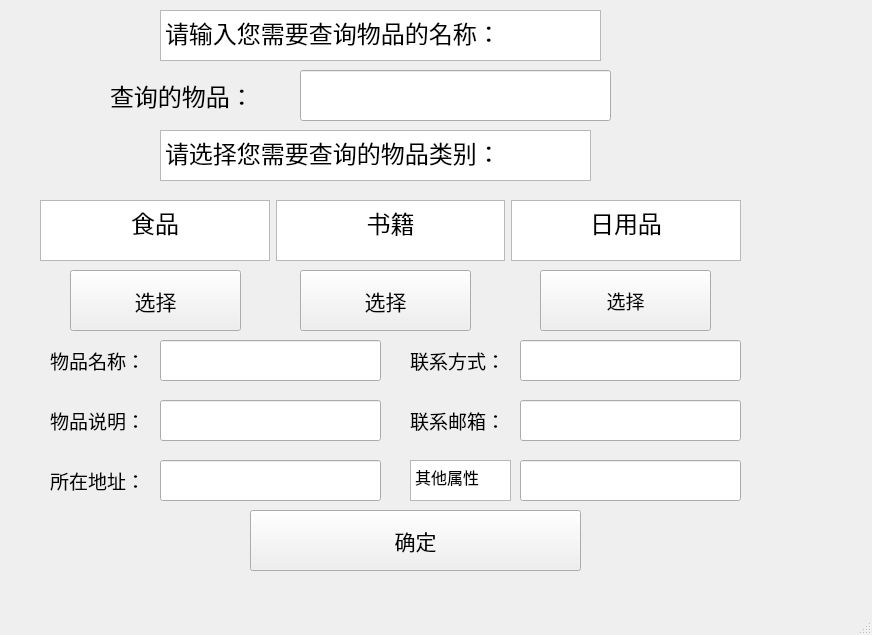
<?xml version="1.0" encoding="UTF-8"?>
<ui version="4.0">
 <class>SEARCH_ITEM</class>
 <widget class="QMainWindow" name="SEARCH_ITEM">
  <property name="geometry">
   <rect>
    <x>0</x>
    <y>0</y>
    <width>872</width>
    <height>635</height>
   </rect>
  </property>
  <property name="windowTitle">
   <string>MainWindow</string>
  </property>
  <widget class="QWidget" name="centralwidget">
   <widget class="QTextBrowser" name="textBrowser">
    <property name="geometry">
     <rect>
      <x>160</x>
      <y>130</y>
      <width>431</width>
      <height>51</height>
     </rect>
    </property>
    <property name="html">
     <string>&lt;!DOCTYPE HTML PUBLIC &quot;-//W3C//DTD HTML 4.0//EN&quot; &quot;http://www.w3.org/TR/REC-html40/strict.dtd&quot;&gt;
&lt;html&gt;&lt;head&gt;&lt;meta name=&quot;qrichtext&quot; content=&quot;1&quot; /&gt;&lt;style type=&quot;text/css&quot;&gt;
p, li { white-space: pre-wrap; }
&lt;/style&gt;&lt;/head&gt;&lt;body style=&quot; font-family:'SimSun'; font-size:9pt; font-weight:400; font-style:normal;&quot;&gt;
&lt;p style=&quot; margin-top:0px; margin-bottom:0px; margin-left:0px; margin-right:0px; -qt-block-indent:0; text-indent:0px;&quot;&gt;&lt;span style=&quot; font-size:18pt;&quot;&gt;请选择您需要查询的物品类别：&lt;/span&gt;&lt;/p&gt;&lt;/body&gt;&lt;/html&gt;</string>
    </property>
   </widget>
   <widget class="QWidget" name="layoutWidget">
    <property name="geometry">
     <rect>
      <x>40</x>
      <y>200</y>
      <width>701</width>
      <height>61</height>
     </rect>
    </property>
    <layout class="QHBoxLayout" name="horizontalLayout_2">
     <item>
      <widget class="QTextBrowser" name="K1">
       <property name="html">
        <string>&lt;!DOCTYPE HTML PUBLIC &quot;-//W3C//DTD HTML 4.0//EN&quot; &quot;http://www.w3.org/TR/REC-html40/strict.dtd&quot;&gt;
&lt;html&gt;&lt;head&gt;&lt;meta name=&quot;qrichtext&quot; content=&quot;1&quot; /&gt;&lt;style type=&quot;text/css&quot;&gt;
p, li { white-space: pre-wrap; }
&lt;/style&gt;&lt;/head&gt;&lt;body style=&quot; font-family:'SimSun'; font-size:9pt; font-weight:400; font-style:normal;&quot;&gt;
&lt;p align=&quot;center&quot; style=&quot; margin-top:0px; margin-bottom:0px; margin-left:0px; margin-right:0px; -qt-block-indent:0; text-indent:0px;&quot;&gt;&lt;span style=&quot; font-size:18pt;&quot;&gt;食品&lt;/span&gt;&lt;/p&gt;&lt;/body&gt;&lt;/html&gt;</string>
       </property>
      </widget>
     </item>
     <item>
      <widget class="QTextBrowser" name="K2">
       <property name="html">
        <string>&lt;!DOCTYPE HTML PUBLIC &quot;-//W3C//DTD HTML 4.0//EN&quot; &quot;http://www.w3.org/TR/REC-html40/strict.dtd&quot;&gt;
&lt;html&gt;&lt;head&gt;&lt;meta name=&quot;qrichtext&quot; content=&quot;1&quot; /&gt;&lt;style type=&quot;text/css&quot;&gt;
p, li { white-space: pre-wrap; }
&lt;/style&gt;&lt;/head&gt;&lt;body style=&quot; font-family:'SimSun'; font-size:9pt; font-weight:400; font-style:normal;&quot;&gt;
&lt;p align=&quot;center&quot; style=&quot; margin-top:0px; margin-bottom:0px; margin-left:0px; margin-right:0px; -qt-block-indent:0; text-indent:0px;&quot;&gt;&lt;span style=&quot; font-size:18pt;&quot;&gt;书籍&lt;/span&gt;&lt;/p&gt;&lt;/body&gt;&lt;/html&gt;</string>
       </property>
      </widget>
     </item>
     <item>
      <widget class="QTextBrowser" name="K3">
       <property name="html">
        <string>&lt;!DOCTYPE HTML PUBLIC &quot;-//W3C//DTD HTML 4.0//EN&quot; &quot;http://www.w3.org/TR/REC-html40/strict.dtd&quot;&gt;
&lt;html&gt;&lt;head&gt;&lt;meta name=&quot;qrichtext&quot; content=&quot;1&quot; /&gt;&lt;style type=&quot;text/css&quot;&gt;
p, li { white-space: pre-wrap; }
&lt;/style&gt;&lt;/head&gt;&lt;body style=&quot; font-family:'SimSun'; font-size:9pt; font-weight:400; font-style:normal;&quot;&gt;
&lt;p align=&quot;center&quot; style=&quot; margin-top:0px; margin-bottom:0px; margin-left:0px; margin-right:0px; -qt-block-indent:0; text-indent:0px;&quot;&gt;&lt;span style=&quot; font-size:18pt;&quot;&gt;日用品&lt;/span&gt;&lt;/p&gt;&lt;/body&gt;&lt;/html&gt;</string>
       </property>
      </widget>
     </item>
    </layout>
   </widget>
   <widget class="QLineEdit" name="name">
    <property name="geometry">
     <rect>
      <x>300</x>
      <y>70</y>
      <width>311</width>
      <height>51</height>
     </rect>
    </property>
    <property name="text">
     <string/>
    </property>
   </widget>
   <widget class="QTextBrowser" name="textBrowser_6">
    <property name="geometry">
     <rect>
      <x>160</x>
      <y>10</y>
      <width>441</width>
      <height>51</height>
     </rect>
    </property>
    <property name="html">
     <string>&lt;!DOCTYPE HTML PUBLIC &quot;-//W3C//DTD HTML 4.0//EN&quot; &quot;http://www.w3.org/TR/REC-html40/strict.dtd&quot;&gt;
&lt;html&gt;&lt;head&gt;&lt;meta name=&quot;qrichtext&quot; content=&quot;1&quot; /&gt;&lt;style type=&quot;text/css&quot;&gt;
p, li { white-space: pre-wrap; }
&lt;/style&gt;&lt;/head&gt;&lt;body style=&quot; font-family:'SimSun'; font-size:9pt; font-weight:400; font-style:normal;&quot;&gt;
&lt;p style=&quot; margin-top:0px; margin-bottom:0px; margin-left:0px; margin-right:0px; -qt-block-indent:0; text-indent:0px;&quot;&gt;&lt;span style=&quot; font-size:18pt;&quot;&gt;请输入您需要查询物品的名称：&lt;/span&gt;&lt;/p&gt;&lt;/body&gt;&lt;/html&gt;</string>
    </property>
   </widget>
   <widget class="QLabel" name="label">
    <property name="geometry">
     <rect>
      <x>110</x>
      <y>70</y>
      <width>161</width>
      <height>51</height>
     </rect>
    </property>
    <property name="font">
     <font>
      <family>Arial</family>
      <pointsize>18</pointsize>
     </font>
    </property>
    <property name="text">
     <string>查询的物品：</string>
    </property>
   </widget>
   <widget class="QPushButton" name="B1">
    <property name="geometry">
     <rect>
      <x>70</x>
      <y>270</y>
      <width>171</width>
      <height>61</height>
     </rect>
    </property>
    <property name="font">
     <font>
      <family>Arial</family>
      <pointsize>16</pointsize>
     </font>
    </property>
    <property name="text">
     <string>选择</string>
    </property>
   </widget>
   <widget class="QPushButton" name="B2">
    <property name="geometry">
     <rect>
      <x>300</x>
      <y>270</y>
      <width>171</width>
      <height>61</height>
     </rect>
    </property>
    <property name="font">
     <font>
      <family>Arial</family>
      <pointsize>16</pointsize>
     </font>
    </property>
    <property name="text">
     <string>选择</string>
    </property>
   </widget>
   <widget class="QPushButton" name="B3">
    <property name="geometry">
     <rect>
      <x>540</x>
      <y>270</y>
      <width>171</width>
      <height>61</height>
     </rect>
    </property>
    <property name="font">
     <font>
      <family>Arial</family>
      <pointsize>14</pointsize>
     </font>
    </property>
    <property name="text">
     <string>选择</string>
    </property>
   </widget>
   <widget class="QLineEdit" name="P3">
    <property name="geometry">
     <rect>
      <x>160</x>
      <y>460</y>
      <width>221</width>
      <height>41</height>
     </rect>
    </property>
   </widget>
   <widget class="QLineEdit" name="P2">
    <property name="geometry">
     <rect>
      <x>160</x>
      <y>400</y>
      <width>221</width>
      <height>41</height>
     </rect>
    </property>
   </widget>
   <widget class="QLabel" name="label_2">
    <property name="geometry">
     <rect>
      <x>50</x>
      <y>410</y>
      <width>101</width>
      <height>21</height>
     </rect>
    </property>
    <property name="font">
     <font>
      <family>Arial</family>
      <pointsize>14</pointsize>
     </font>
    </property>
    <property name="text">
     <string>物品说明：</string>
    </property>
   </widget>
   <widget class="QLabel" name="label_4">
    <property name="geometry">
     <rect>
      <x>410</x>
      <y>350</y>
      <width>101</width>
      <height>21</height>
     </rect>
    </property>
    <property name="font">
     <font>
      <family>Arial</family>
      <pointsize>14</pointsize>
     </font>
    </property>
    <property name="text">
     <string>联系方式：</string>
    </property>
   </widget>
   <widget class="QLabel" name="label_5">
    <property name="geometry">
     <rect>
      <x>410</x>
      <y>410</y>
      <width>101</width>
      <height>21</height>
     </rect>
    </property>
    <property name="font">
     <font>
      <family>Arial</family>
      <pointsize>14</pointsize>
     </font>
    </property>
    <property name="text">
     <string>联系邮箱：</string>
    </property>
   </widget>
   <widget class="QLineEdit" name="P1">
    <property name="geometry">
     <rect>
      <x>160</x>
      <y>340</y>
      <width>221</width>
      <height>41</height>
     </rect>
    </property>
   </widget>
   <widget class="QLineEdit" name="P6">
    <property name="geometry">
     <rect>
      <x>520</x>
      <y>460</y>
      <width>221</width>
      <height>41</height>
     </rect>
    </property>
   </widget>
   <widget class="QTextBrowser" name="P">
    <property name="geometry">
     <rect>
      <x>410</x>
      <y>460</y>
      <width>101</width>
      <height>41</height>
     </rect>
    </property>
    <property name="html">
     <string>&lt;!DOCTYPE HTML PUBLIC &quot;-//W3C//DTD HTML 4.0//EN&quot; &quot;http://www.w3.org/TR/REC-html40/strict.dtd&quot;&gt;
&lt;html&gt;&lt;head&gt;&lt;meta name=&quot;qrichtext&quot; content=&quot;1&quot; /&gt;&lt;style type=&quot;text/css&quot;&gt;
p, li { white-space: pre-wrap; }
&lt;/style&gt;&lt;/head&gt;&lt;body style=&quot; font-family:'SimSun'; font-size:9pt; font-weight:400; font-style:normal;&quot;&gt;
&lt;p style=&quot; margin-top:0px; margin-bottom:0px; margin-left:0px; margin-right:0px; -qt-block-indent:0; text-indent:0px;&quot;&gt;&lt;span style=&quot; font-size:12pt;&quot;&gt;其他属性&lt;/span&gt;&lt;/p&gt;&lt;/body&gt;&lt;/html&gt;</string>
    </property>
   </widget>
   <widget class="QLabel" name="label_3">
    <property name="geometry">
     <rect>
      <x>50</x>
      <y>350</y>
      <width>101</width>
      <height>21</height>
     </rect>
    </property>
    <property name="font">
     <font>
      <family>Arial</family>
      <pointsize>14</pointsize>
     </font>
    </property>
    <property name="text">
     <string>物品名称：</string>
    </property>
   </widget>
   <widget class="QLineEdit" name="P4">
    <property name="geometry">
     <rect>
      <x>520</x>
      <y>340</y>
      <width>221</width>
      <height>41</height>
     </rect>
    </property>
   </widget>
   <widget class="QLineEdit" name="P5">
    <property name="geometry">
     <rect>
      <x>520</x>
      <y>400</y>
      <width>221</width>
      <height>41</height>
     </rect>
    </property>
   </widget>
   <widget class="QLabel" name="label_6">
    <property name="geometry">
     <rect>
      <x>50</x>
      <y>470</y>
      <width>101</width>
      <height>21</height>
     </rect>
    </property>
    <property name="font">
     <font>
      <family>Arial</family>
      <pointsize>14</pointsize>
     </font>
    </property>
    <property name="text">
     <string>所在地址：</string>
    </property>
   </widget>
   <widget class="QPushButton" name="SURE">
    <property name="geometry">
     <rect>
      <x>250</x>
      <y>510</y>
      <width>331</width>
      <height>61</height>
     </rect>
    </property>
    <property name="font">
     <font>
      <family>Arial</family>
      <pointsize>16</pointsize>
     </font>
    </property>
    <property name="text">
     <string>确定</string>
    </property>
   </widget>
  </widget>
  <widget class="QMenuBar" name="menubar">
   <property name="geometry">
    <rect>
     <x>0</x>
     <y>0</y>
     <width>872</width>
     <height>26</height>
    </rect>
   </property>
  </widget>
  <widget class="QStatusBar" name="statusbar"/>
 </widget>
 <resources/>
 <connections/>
</ui>
